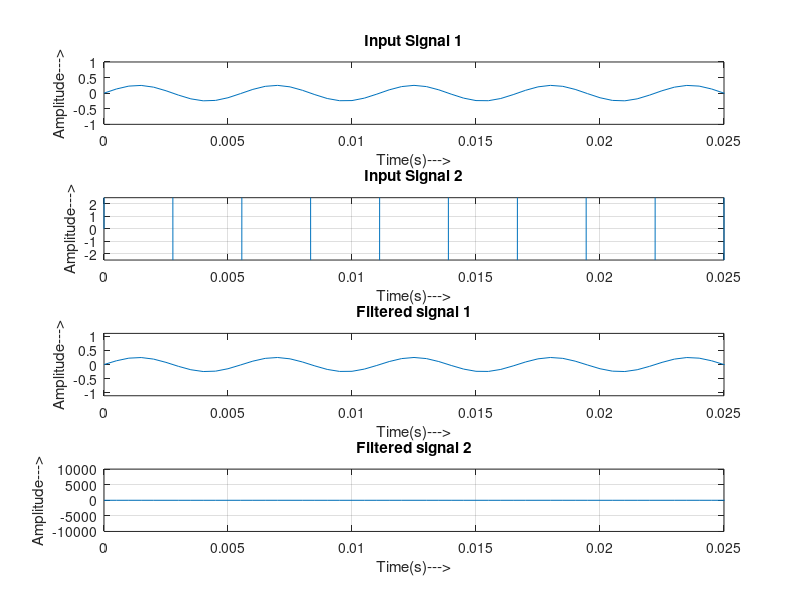
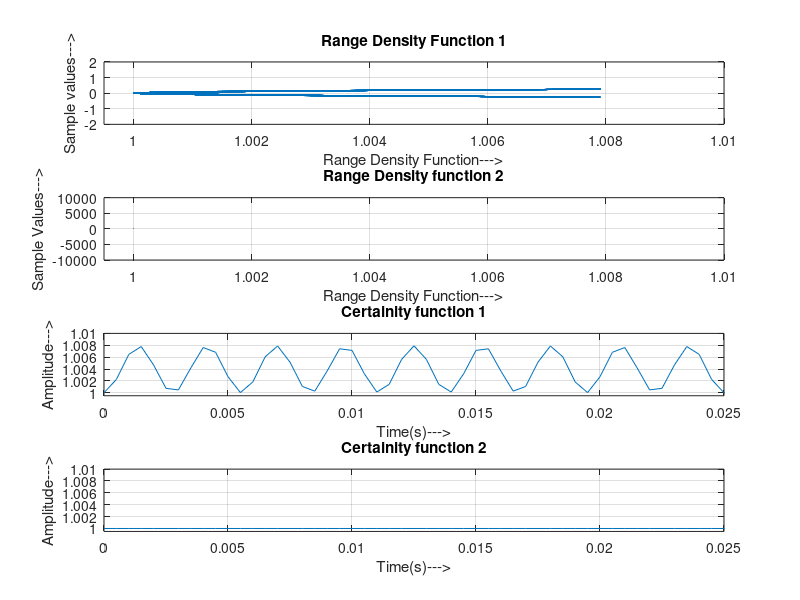
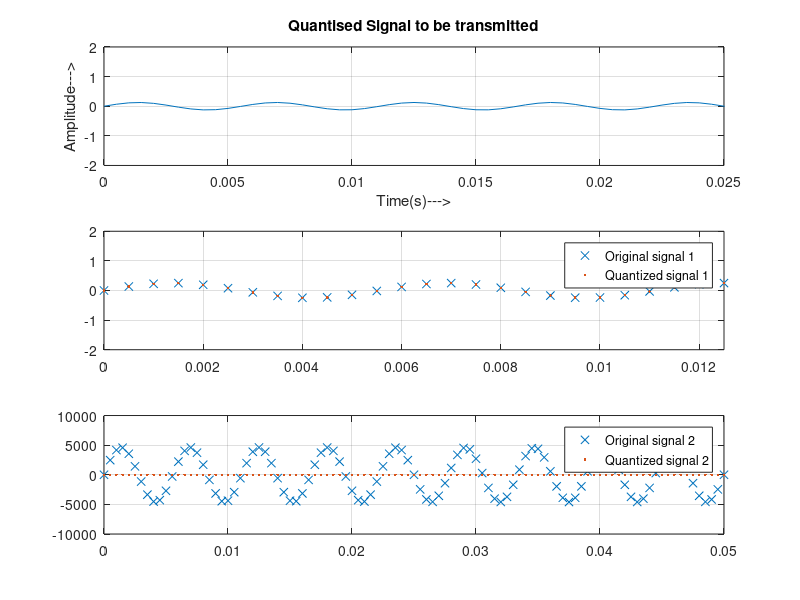

These figures' MATLAB source, in order:
% HDR to AUDIO Signals RESCALING AND RANGE DENSITY FUNCTION CODE
clc;
close all;
clear all;

% ------------------------------------------------------------------------
% IDENTIFYING THE MYDAQ DEVICE
%  daq.getDevices
% CREATING A NEW SESSION
% s = daq.createSession('ni');
% ---------------------------FOR CHANNEL 1---------------------------------
% ADDING AN ANALOG VOLTAGE INPUT CHANNEL
% ch0 = s.addAnalogInputChannel('myDAQ1', 'ai0', 'Voltage');
%PUTTING AN ANTI-ALIASING FILTER - BUTTERWORTH FILTER  

% --------------------Test signal without the MyDAQ-----------------------
f = 180;
fs = 2e3;
t = 0:1/fs:1;
A = [];
for R = 1:fs+1
    A(R)=2;
end
ch0  = (2*0.125).*sin(2*pi*f.*t);
ch1  = (18420*2*0.125).*sin(2*pi*f.*t);
if ch1 > A
    ch1 = 2;
end   
partition = [-2:.0000610 :1.999939]; % Length 65535, to represent 2^16=65536 intervals
codebook = [-1.9999695:0.0000610:2.0000305]; % Length 65536, one entry for each interval
[index1,quants1] = quantiz(ch0,partition,codebook); % Quantize.
[index2,quants2] = quantiz(ch1,partition,codebook); % Quantize
% ------------------------------------------------------------------------
% fnorm = [0 fs/2]/(2*fs);  
[b1,a1] = butter(10,0.5,'low');  %Butterworth filter order 10
Y1 = filtfilt(b1,a1,quants1);      %filter1 implementation

% ---------------------------FOR CHANNEL 2--------------------------------
% ch1 = s.addAnalogInputChannel('myDAQ1', 'ai1', 'Voltage');

%PUTTING AN ANTI-ALIASING FILTER - BUTTERWORTH FILTER 

[b2,a2] = butter(10,0.5, 'low');  %Butterworth filter order 10 put 's' to change to analog filter
Y2 = filtfilt(b2,a2,quants2);      %filter2 implementation

% SETTING DEVICE AND CHANNEL PROPERTIES
%  s.Rate = 20e3; 
%  s.Channels.Range = [-2 2];
%  s.DurationInSeconds = 0.5;

 
%----------------- Rescaling the quantised signal -------------------------

g1 = 2; % the signal is a sine wave with an amptide of 0.25 V with an offset of 0.5V
g_delta = 18420; 
Y2_new = Y2./(g_delta.*g1);
Y1_new = Y1./g1;

%----------------Certainity function multiplication------------------------

Range_density1 = 1./(sqrt(1-(Y1_new.*Y1_new)));
Range_density2 = 1./(sqrt(1-(Y2_new.*Y2_new)));

Y_quantised = (Range_density1.*Y1_new) + (Range_density2.*Y2_new);

%----------------------Reconstruction--------------------------------------








% -------------------Plotting input signal--------------------------------
figure (1);

subplot (4,1,1);
plot (t,ch0);
axis ([0 0.025 -1 1]);
xlabel('Time(s)--->');
ylabel ('Amplitude--->');
title ('Input Signal 1');

subplot (4,1,2);
plot (t,ch1);
axis ([0 0.025 -2.5 2.5]);
grid on;
xlabel('Time(s)--->');
ylabel ('Amplitude--->');
title ('Input Signal 2');

subplot (4,1,3);
plot (t,Y1);
axis ([0 0.025 -1.1 1.1]);
xlabel('Time(s)--->');
ylabel ('Amplitude--->');
title ('Filtered signal 1');

subplot (4,1,4);
plot (t,Y2);
axis ([0 0.025 -10000 10000]);
grid on;
xlabel('Time(s)--->');
ylabel ('Amplitude--->');
title ('Filtered signal 2');

%---------------------------

figure (2);

subplot (4,1,1);
plot (Range_density1,Y1);
axis ([0.9995 1.0100 -2 2]);
grid on;
xlabel('Range Density Function--->');
ylabel ('Sample values--->');
title ('Range Density Function 1');

subplot (4,1,2);
plot ( Range_density2, Y2);
axis ([0.9995 1.0100 -10000 10000]);
grid on;
xlabel('Range Density Function--->');
ylabel ('Sample Values--->');
title ('Range Density function 2');

subplot (4,1,3);
plot (t,Range_density1);
axis ([0 0.025 0.9995 1.0100]);
grid on;
xlabel('Time(s)--->');
ylabel ('Amplitude--->');
title ('Certainity function 1');

subplot (4,1,4);
plot (t,Range_density2);
axis ([0 0.025 0.9995 1.0100]);
grid on;
xlabel('Time(s)--->');
ylabel ('Amplitude--->');
title ('Certainity function 2');

figure(3);
subplot (3,1,1);
plot (t,Y_quantised);
axis ([0 0.025 -2 2]);
grid on;
xlabel('Time(s)--->');
ylabel ('Amplitude--->');
title ('Quantised Signal to be transmitted');

subplot (3,1,2);
plot(t,ch0,'x',t,quants1,'.')
axis ([0 0.0125 -2 2]);
grid on;
% xlabel('Time(s)--->');
% ylabel ('Amplitude--->');
% title ('Quantised Signal 1');
legend('Original signal 1','Quantized signal 1');

subplot (3,1,3);
plot(t,ch1,'x',t,quants2,'.')
axis ([0 0.05 -10000 10000]);
grid on;
% xlabel('Time(s)--->');
% ylabel ('Amplitude--->');
% title ('Quantised Signal 2');
legend('Original signal 2','Quantized signal 2');





